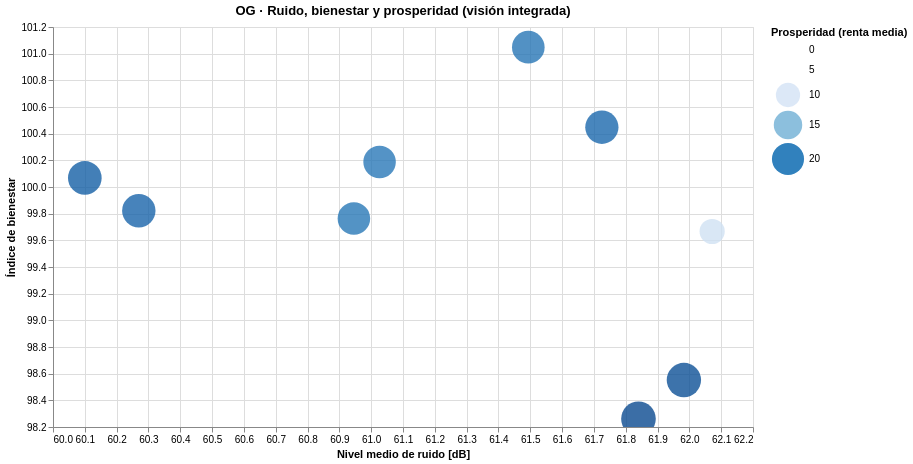

The notebook cell this image was saved under:
### Markdown cell above
### OG‑04 · Síntesis global: ruido, bienestar y prosperidad (España)
* OBJETIVO: Identificar relación entre el ruido con indicadores agregados de bienestar y desarrollo.
* Tipo de gráfico: Scatter interactivo + tamaño (visión integrada)
* Justificación: Conecta OG con OS02 y OS03. Da visión macro. 

* Datos: Ruido agregado (df_02), Indicadores agregados (OS02 / OS03).
* Además calculamos df_og_integrado que es un dataset sintético, creado solo para el Objetivo Global, que integra por año:
* * Ruido medio anual
* * Indicador agregado de bienestar
* * Indicador agregado de prosperidad

### Code cell
# =========================================================
# 1. RUIDO MEDIO ANUAL (Madrid / conjunto disponible)
# =========================================================
df_ruido_og = (
    df_02_cont_acustic
    .dropna(subset=["laeq"])
    .groupby("year", as_index=False)
    .agg(
        ruido_medio=("laeq", "mean")
    )
)

# =========================================================
# 2. BIENESTAR AGREGADO (Total Nacional)
# =========================================================
df_bienestar_og = (
    df_07_Q_vida
    .query("CCAA == 'Total Nacional'")
    .drop(columns=["CCAA"])
    .melt(var_name="year", value_name="indice_bienestar")
)

df_bienestar_og["year"] = df_bienestar_og["year"].astype(int)

# =========================================================
# 3. PROSPERIDAD (RENTA MEDIA AGREGADA)
# =========================================================
df_prosperidad_og = (
    df_09_renta
    .rename(columns={"periodo": "year"})
    .groupby("year", as_index=False)
    .agg(
        indicador_prosperidad=("renta_media", "mean")
    )
)

# =========================================================
# 4. DATASET INTEGRADO OG
# =========================================================
df_og_integrado = (
    df_ruido_og
    .merge(df_bienestar_og, on="year", how="inner")
    .merge(df_prosperidad_og, on="year", how="inner")
)

# =========================================================
# 5. VISUALIZACIÓN OG‑04 (SCATTER INTERACTIVO)
# =========================================================
scatter_og_04 = (
    alt.Chart(df_og_integrado)
    .mark_circle(opacity=0.8)
    .encode(
        x=alt.X(
            "ruido_medio:Q",
            title="Nivel medio de ruido [dB]",
            scale=alt.Scale(zero=False)
        ),
        y=alt.Y(
            "indice_bienestar:Q",
            title="Índice de bienestar",
            scale=alt.Scale(zero=False)
        ),
        size=alt.Size(
            "indicador_prosperidad:Q",
            title="Prosperidad (renta media)",
            scale=alt.Scale(range=[150, 1200])
        ),
        color=alt.Color(
            "indicador_prosperidad:Q",
            title="Prosperidad (renta media)",
            scale=alt.Scale(scheme="blues"),
            legend=alt.Legend(orient="right")
        ),
        tooltip=[
            alt.Tooltip("year:O", title="Año"),
            alt.Tooltip("ruido_medio:Q", title="Ruido medio", format=".1f"),
            alt.Tooltip("indice_bienestar:Q", title="Bienestar", format=".2f"),
            alt.Tooltip("indicador_prosperidad:Q", title="Prosperidad", format=".1f")
        ]
    )
    .interactive()
    .properties(
        width=700,
        height=400,
        title="OG · Ruido, bienestar y prosperidad (visión integrada)"
    )
)

scatter_og_04

### Figure 1 — Vega-Lite specification as saved in the notebook (floating-point values rounded to 4 significant figures)
{"$schema": "https://vega.github.io/schema/vega-lite/v5.20.1.json", "config": {"view": {"continuousHeight": 300, "continuousWidth": 300}}, "data": {"name": "data-5a851730b4e302d0607dbe3b11dc8f9b"}, "datasets": {"data-5a851730b4e302d0607dbe3b11dc8f9b": [{"indicador_prosperidad": 23.83, "indice_bienestar": 98.26, "ruido_medio": 61.84, "year": 2015}, {"indicador_prosperidad": 23.36, "indice_bienestar": 98.55, "ruido_medio": 61.98, "year": 2016}, {"indicador_prosperidad": 10.98, "indice_bienestar": 99.67, "ruido_medio": 62.07, "year": 2017}, {"indicador_prosperidad": 21.73, "indice_bienestar": 100.4, "ruido_medio": 61.73, "year": 2018}, {"indicador_prosperidad": 20.75, "indice_bienestar": 101.0, "ruido_medio": 61.49, "year": 2019}, {"indicador_prosperidad": 22.36, "indice_bienestar": 100.1, "ruido_medio": 60.1, "year": 2020}, {"indicador_prosperidad": 21.94, "indice_bienestar": 99.82, "ruido_medio": 60.27, "year": 2021}, {"indicador_prosperidad": 20.53, "indice_bienestar": 100.2, "ruido_medio": 61.03, "year": 2022}, {"indicador_prosperidad": 20.62, "indice_bienestar": 99.76, "ruido_medio": 60.95, "year": 2023}]}, "encoding": {"color": {"field": "indicador_prosperidad", "legend": {"orient": "right"}, "scale": {"scheme": "blues"}, "title": "Prosperidad (renta media)", "type": "quantitative"}, "size": {"field": "indicador_prosperidad", "scale": {"range": [150, 1200]}, "title": "Prosperidad (renta media)", "type": "quantitative"}, "tooltip": [{"field": "year", "title": "Año", "type": "ordinal"}, {"field": "ruido_medio", "format": ".1f", "title": "Ruido medio", "type": "quantitative"}, {"field": "indice_bienestar", "format": ".2f", "title": "Bienestar", "type": "quantitative"}, {"field": "indicador_prosperidad", "format": ".1f", "title": "Prosperidad", "type": "quantitative"}], "x": {"field": "ruido_medio", "scale": {"zero": false}, "title": "Nivel medio de ruido [dB]", "type": "quantitative"}, "y": {"field": "indice_bienestar", "scale": {"zero": false}, "title": "Índice de bienestar", "type": "quantitative"}}, "height": 400, "mark": {"opacity": 0.8, "type": "circle"}, "params": [{"bind": "scales", "name": "param_3", "select": {"encodings": ["x", "y"], "type": "interval"}}], "title": "OG · Ruido, bienestar y prosperidad (visión integrada)", "width": 700}
